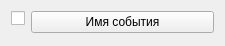
<?xml version="1.0" encoding="UTF-8"?>
<ui version="4.0">
 <class>UneditableEventWidget</class>
 <widget class="QWidget" name="UneditableEventWidget">
  <property name="geometry">
   <rect>
    <x>0</x>
    <y>0</y>
    <width>225</width>
    <height>46</height>
   </rect>
  </property>
  <property name="windowTitle">
   <string>Form</string>
  </property>
  <layout class="QFormLayout" name="formLayout">
   <item row="0" column="0">
    <widget class="QCheckBox" name="checkBox">
     <property name="text">
      <string/>
     </property>
    </widget>
   </item>
   <item row="0" column="1">
    <widget class="QPushButton" name="pushButton_event">
     <property name="text">
      <string>Имя события</string>
     </property>
    </widget>
   </item>
  </layout>
 </widget>
 <resources/>
 <connections/>
</ui>
